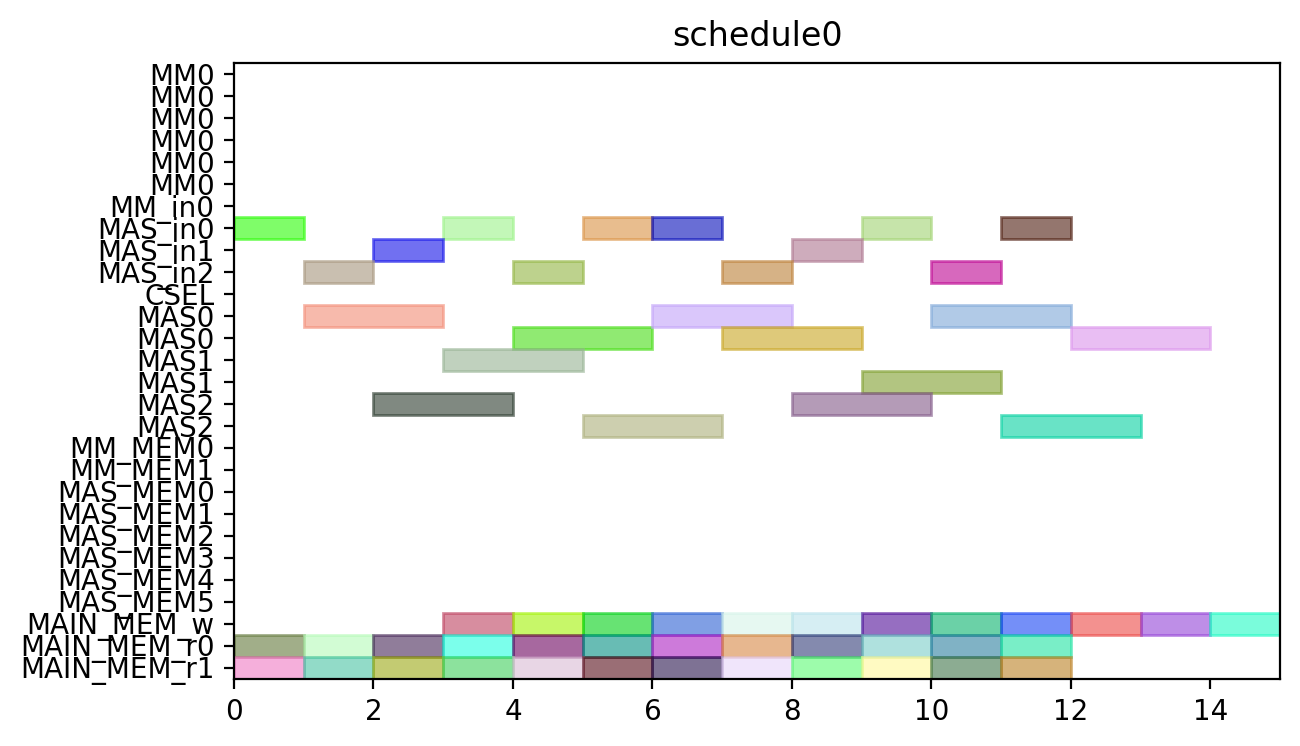

Write the Python code that produced this figure.
from pyschedule import Scenario, solvers, plotters, alt


def solve():
	horizon = 120
	S = Scenario("schedule0", horizon=horizon)

	# resource
	MM = S.Resources('MM', num=1, size=6)
	MM_in = S.Resources('MM_in', num=1)
	MAS_in = S.Resources('MAS_in', num=3)
	CSEL = S.Resource('CSEL')
	MAS = S.Resources('MAS', num=3, size=2, periods=range(1, horizon))
	MM_MEM = S.Resources('MM_MEM', num=2)
	MAS_MEM = S.Resources('MAS_MEM', num=6)
	MAIN_MEM_w = S.Resource('MAIN_MEM_w', size=1)
	MAIN_MEM_r = S.Resources('MAIN_MEM_r', num=2)

	# result of previous scheduling

	# new tasks
	c000 = S.Task('c000', length=2, delay_cost=1)
	c000 += alt(MAS)
	c000_in = S.Task('c000_in', length=1, delay_cost=1)
	c000_in += alt(MAS_in)
	S += c000_in*MAS_in[0]<=c000*MAS[0]

	S += c000_in*MAS_in[1]<=c000*MAS[1]

	S += c000_in*MAS_in[2]<=c000*MAS[2]

	S += 0<c000

	c000_w = S.Task('c000_w', length=1, delay_cost=1)
	c000_w += alt(MAIN_MEM_w)
	S += c000 <= c000_w

	c000_mem0 = S.Task('c000_mem0', length=1, delay_cost=1)
	c000_mem0 += MAIN_MEM_r[0]
	S += c000_mem0 <= c000

	c000_mem1 = S.Task('c000_mem1', length=1, delay_cost=1)
	c000_mem1 += MAIN_MEM_r[1]
	S += c000_mem1 <= c000

	c001 = S.Task('c001', length=2, delay_cost=1)
	c001 += alt(MAS)
	c001_in = S.Task('c001_in', length=1, delay_cost=1)
	c001_in += alt(MAS_in)
	S += c001_in*MAS_in[0]<=c001*MAS[0]

	S += c001_in*MAS_in[1]<=c001*MAS[1]

	S += c001_in*MAS_in[2]<=c001*MAS[2]

	S += 0<c001

	c001_w = S.Task('c001_w', length=1, delay_cost=1)
	c001_w += alt(MAIN_MEM_w)
	S += c001 <= c001_w

	c001_mem0 = S.Task('c001_mem0', length=1, delay_cost=1)
	c001_mem0 += MAIN_MEM_r[0]
	S += c001_mem0 <= c001

	c001_mem1 = S.Task('c001_mem1', length=1, delay_cost=1)
	c001_mem1 += MAIN_MEM_r[1]
	S += c001_mem1 <= c001

	c010 = S.Task('c010', length=2, delay_cost=1)
	c010 += alt(MAS)
	c010_in = S.Task('c010_in', length=1, delay_cost=1)
	c010_in += alt(MAS_in)
	S += c010_in*MAS_in[0]<=c010*MAS[0]

	S += c010_in*MAS_in[1]<=c010*MAS[1]

	S += c010_in*MAS_in[2]<=c010*MAS[2]

	S += 0<c010

	c010_w = S.Task('c010_w', length=1, delay_cost=1)
	c010_w += alt(MAIN_MEM_w)
	S += c010 <= c010_w

	c010_mem0 = S.Task('c010_mem0', length=1, delay_cost=1)
	c010_mem0 += MAIN_MEM_r[0]
	S += c010_mem0 <= c010

	c010_mem1 = S.Task('c010_mem1', length=1, delay_cost=1)
	c010_mem1 += MAIN_MEM_r[1]
	S += c010_mem1 <= c010

	c011 = S.Task('c011', length=2, delay_cost=1)
	c011 += alt(MAS)
	c011_in = S.Task('c011_in', length=1, delay_cost=1)
	c011_in += alt(MAS_in)
	S += c011_in*MAS_in[0]<=c011*MAS[0]

	S += c011_in*MAS_in[1]<=c011*MAS[1]

	S += c011_in*MAS_in[2]<=c011*MAS[2]

	S += 0<c011

	c011_w = S.Task('c011_w', length=1, delay_cost=1)
	c011_w += alt(MAIN_MEM_w)
	S += c011 <= c011_w

	c011_mem0 = S.Task('c011_mem0', length=1, delay_cost=1)
	c011_mem0 += MAIN_MEM_r[0]
	S += c011_mem0 <= c011

	c011_mem1 = S.Task('c011_mem1', length=1, delay_cost=1)
	c011_mem1 += MAIN_MEM_r[1]
	S += c011_mem1 <= c011

	c100 = S.Task('c100', length=2, delay_cost=1)
	c100 += alt(MAS)
	c100_in = S.Task('c100_in', length=1, delay_cost=1)
	c100_in += alt(MAS_in)
	S += c100_in*MAS_in[0]<=c100*MAS[0]

	S += c100_in*MAS_in[1]<=c100*MAS[1]

	S += c100_in*MAS_in[2]<=c100*MAS[2]

	S += 0<c100

	c100_w = S.Task('c100_w', length=1, delay_cost=1)
	c100_w += alt(MAIN_MEM_w)
	S += c100 <= c100_w

	c100_mem0 = S.Task('c100_mem0', length=1, delay_cost=1)
	c100_mem0 += MAIN_MEM_r[0]
	S += c100_mem0 <= c100

	c100_mem1 = S.Task('c100_mem1', length=1, delay_cost=1)
	c100_mem1 += MAIN_MEM_r[1]
	S += c100_mem1 <= c100

	c101 = S.Task('c101', length=2, delay_cost=1)
	c101 += alt(MAS)
	c101_in = S.Task('c101_in', length=1, delay_cost=1)
	c101_in += alt(MAS_in)
	S += c101_in*MAS_in[0]<=c101*MAS[0]

	S += c101_in*MAS_in[1]<=c101*MAS[1]

	S += c101_in*MAS_in[2]<=c101*MAS[2]

	S += 0<c101

	c101_w = S.Task('c101_w', length=1, delay_cost=1)
	c101_w += alt(MAIN_MEM_w)
	S += c101 <= c101_w

	c101_mem0 = S.Task('c101_mem0', length=1, delay_cost=1)
	c101_mem0 += MAIN_MEM_r[0]
	S += c101_mem0 <= c101

	c101_mem1 = S.Task('c101_mem1', length=1, delay_cost=1)
	c101_mem1 += MAIN_MEM_r[1]
	S += c101_mem1 <= c101

	c110 = S.Task('c110', length=2, delay_cost=1)
	c110 += alt(MAS)
	c110_in = S.Task('c110_in', length=1, delay_cost=1)
	c110_in += alt(MAS_in)
	S += c110_in*MAS_in[0]<=c110*MAS[0]

	S += c110_in*MAS_in[1]<=c110*MAS[1]

	S += c110_in*MAS_in[2]<=c110*MAS[2]

	S += 0<c110

	c110_w = S.Task('c110_w', length=1, delay_cost=1)
	c110_w += alt(MAIN_MEM_w)
	S += c110 <= c110_w

	c110_mem0 = S.Task('c110_mem0', length=1, delay_cost=1)
	c110_mem0 += MAIN_MEM_r[0]
	S += c110_mem0 <= c110

	c110_mem1 = S.Task('c110_mem1', length=1, delay_cost=1)
	c110_mem1 += MAIN_MEM_r[1]
	S += c110_mem1 <= c110

	c111 = S.Task('c111', length=2, delay_cost=1)
	c111 += alt(MAS)
	c111_in = S.Task('c111_in', length=1, delay_cost=1)
	c111_in += alt(MAS_in)
	S += c111_in*MAS_in[0]<=c111*MAS[0]

	S += c111_in*MAS_in[1]<=c111*MAS[1]

	S += c111_in*MAS_in[2]<=c111*MAS[2]

	S += 0<c111

	c111_w = S.Task('c111_w', length=1, delay_cost=1)
	c111_w += alt(MAIN_MEM_w)
	S += c111 <= c111_w

	c111_mem0 = S.Task('c111_mem0', length=1, delay_cost=1)
	c111_mem0 += MAIN_MEM_r[0]
	S += c111_mem0 <= c111

	c111_mem1 = S.Task('c111_mem1', length=1, delay_cost=1)
	c111_mem1 += MAIN_MEM_r[1]
	S += c111_mem1 <= c111

	c200 = S.Task('c200', length=2, delay_cost=1)
	c200 += alt(MAS)
	c200_in = S.Task('c200_in', length=1, delay_cost=1)
	c200_in += alt(MAS_in)
	S += c200_in*MAS_in[0]<=c200*MAS[0]

	S += c200_in*MAS_in[1]<=c200*MAS[1]

	S += c200_in*MAS_in[2]<=c200*MAS[2]

	S += 0<c200

	c200_w = S.Task('c200_w', length=1, delay_cost=1)
	c200_w += alt(MAIN_MEM_w)
	S += c200 <= c200_w

	c200_mem0 = S.Task('c200_mem0', length=1, delay_cost=1)
	c200_mem0 += MAIN_MEM_r[0]
	S += c200_mem0 <= c200

	c200_mem1 = S.Task('c200_mem1', length=1, delay_cost=1)
	c200_mem1 += MAIN_MEM_r[1]
	S += c200_mem1 <= c200

	c201 = S.Task('c201', length=2, delay_cost=1)
	c201 += alt(MAS)
	c201_in = S.Task('c201_in', length=1, delay_cost=1)
	c201_in += alt(MAS_in)
	S += c201_in*MAS_in[0]<=c201*MAS[0]

	S += c201_in*MAS_in[1]<=c201*MAS[1]

	S += c201_in*MAS_in[2]<=c201*MAS[2]

	S += 0<c201

	c201_w = S.Task('c201_w', length=1, delay_cost=1)
	c201_w += alt(MAIN_MEM_w)
	S += c201 <= c201_w

	c201_mem0 = S.Task('c201_mem0', length=1, delay_cost=1)
	c201_mem0 += MAIN_MEM_r[0]
	S += c201_mem0 <= c201

	c201_mem1 = S.Task('c201_mem1', length=1, delay_cost=1)
	c201_mem1 += MAIN_MEM_r[1]
	S += c201_mem1 <= c201

	c210 = S.Task('c210', length=2, delay_cost=1)
	c210 += alt(MAS)
	c210_in = S.Task('c210_in', length=1, delay_cost=1)
	c210_in += alt(MAS_in)
	S += c210_in*MAS_in[0]<=c210*MAS[0]

	S += c210_in*MAS_in[1]<=c210*MAS[1]

	S += c210_in*MAS_in[2]<=c210*MAS[2]

	S += 0<c210

	c210_w = S.Task('c210_w', length=1, delay_cost=1)
	c210_w += alt(MAIN_MEM_w)
	S += c210 <= c210_w

	c210_mem0 = S.Task('c210_mem0', length=1, delay_cost=1)
	c210_mem0 += MAIN_MEM_r[0]
	S += c210_mem0 <= c210

	c210_mem1 = S.Task('c210_mem1', length=1, delay_cost=1)
	c210_mem1 += MAIN_MEM_r[1]
	S += c210_mem1 <= c210

	c211 = S.Task('c211', length=2, delay_cost=1)
	c211 += alt(MAS)
	c211_in = S.Task('c211_in', length=1, delay_cost=1)
	c211_in += alt(MAS_in)
	S += c211_in*MAS_in[0]<=c211*MAS[0]

	S += c211_in*MAS_in[1]<=c211*MAS[1]

	S += c211_in*MAS_in[2]<=c211*MAS[2]

	S += 0<c211

	c211_w = S.Task('c211_w', length=1, delay_cost=1)
	c211_w += alt(MAIN_MEM_w)
	S += c211 <= c211_w

	c211_mem0 = S.Task('c211_mem0', length=1, delay_cost=1)
	c211_mem0 += MAIN_MEM_r[0]
	S += c211_mem0 <= c211

	c211_mem1 = S.Task('c211_mem1', length=1, delay_cost=1)
	c211_mem1 += MAIN_MEM_r[1]
	S += c211_mem1 <= c211

	solvers.mip.solve(S,msg=1,kind='CPLEX',ratio_gap=1.01)

	solution = [['hoge']*len(S.solution()[1]) for i in range(len(S.solution()))]
	for i in range(len(S.solution())):
		for j in range(len(S.solution()[i])):
			solution[i][j]=str(S.solution()[i][j])
	print(solution)

	cycles = int(solution[-1][3])

	pic_file_name = "/mnt/rose/usr1/fukuda/ABE/multiRAM_multiMAS_16mux/scheduling_result/stage6MM1_stage2MAS3/CONJ/schedule0.png"
	if(S.solution() != []):
		plotters.matplotlib.plot(S,img_filename=pic_file_name, show_task_labels=False, fig_size=(cycles*0.25+3, 4))

	return solution
